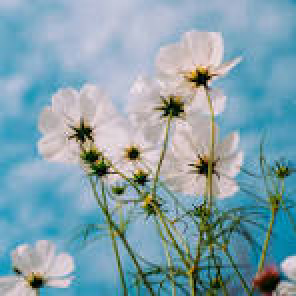
#> input picture images/sample.jpeg, 148 x 148 px (shown 2 times larger)
$ python 10-pyramids.py
#> lines starting #> are read from the running program, lines starting #| are printed output that depends on the picture
import cv2
import numpy as np
import matplotlib.pyplot as plt

def create_gaussian_pyramid(image, levels):
    gaussian_pyramid = [image]
    for i in range(levels):
        image = cv2.pyrDown(image)
        gaussian_pyramid.append(image)
    return gaussian_pyramid

def create_laplacian_pyramid(gaussian_pyramid):
    laplacian_pyramid = [gaussian_pyramid[-1]]
    for i in range(len(gaussian_pyramid) - 1, 0, -1):
        size = (gaussian_pyramid[i-1].shape[1], gaussian_pyramid[i-1].shape[0])
        gaussian_expanded = cv2.pyrUp(gaussian_pyramid[i], dstsize=size)
        laplacian = cv2.subtract(gaussian_pyramid[i-1], gaussian_expanded)
        laplacian_pyramid.append(laplacian)
    return laplacian_pyramid

def show_pyramids(gaussian_pyramid, laplacian_pyramid):
    num_levels = len(gaussian_pyramid)
    plt.figure(figsize=(20, 10))

    for i in range(num_levels):
        # Display Gaussian Pyramid
        plt.subplot(2, num_levels, i + 1)
        plt.imshow(cv2.cvtColor(gaussian_pyramid[i], cv2.COLOR_BGR2RGB))
        plt.title(f'Gaussian Level {i}')
        plt.axis('off')

        # Display Laplacian Pyramid
        plt.subplot(2, num_levels, i + 1 + num_levels)
        laplacian_image = np.clip(laplacian_pyramid[i] + 128, 0, 255).astype(np.uint8)
        plt.imshow(cv2.cvtColor(laplacian_image, cv2.COLOR_BGR2RGB))
        plt.title(f'Laplacian Level {i}')
        plt.axis('off')

    plt.tight_layout()
    plt.show()

def main():
    image_path = "images/sample.jpeg"
    image = cv2.imread(image_path)
#> image is the input picture: shape (148, 148, 3); mean B, G, R 172.6, 161.4, 130.5
    if image is None:
        print("Error: Could not read the image.")
        return

    levels = 6  # Number of levels in the pyramid

    # Create Gaussian Pyramid
    gaussian_pyramid = create_gaussian_pyramid(image, levels)
#> the loop in create_gaussian_pyramid, `for i in range(levels):` made 6 passes
#> pass 1, in create_gaussian_pyramid, `image = cv2.pyrDown(image)`:
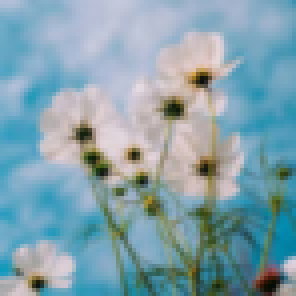
#> image: shape (74, 74, 3) (shown 4 times larger); mean of channels 0, 1, 2 172.9, 161.6, 130.8; drawn as B, G, R
#> pass 2, in create_gaussian_pyramid, `image = cv2.pyrDown(image)`:
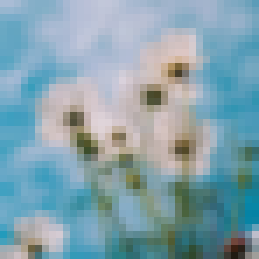
#> image: shape (37, 37, 3) (shown 7 times larger); mean of channels 0, 1, 2 173.5, 162.1, 131.5; drawn as B, G, R
#> after the loop in create_gaussian_pyramid, `for i in range(levels):`: gaussian_pyramid = 7 items
#> gaussian_pyramid = 7 items

    # Create Laplacian Pyramid
    laplacian_pyramid = create_laplacian_pyramid(gaussian_pyramid)
#> the loop in create_laplacian_pyramid, `for i in range(len(gaussian_pyramid) - 1, 0, -1):` made 6 passes
#> (i, size) on passes 1, 2, 3, 5, 6: (6, (5, 5)), (5, (10, 10)), (4, (19, 19)), (2, (74, 74)), (1, (148, 148))
#> size on pass 4: (37, 37)
#> laplacian_pyramid = 7 items

    # Show both pyramids on the same page
    show_pyramids(gaussian_pyramid, laplacian_pyramid)
#> in show_pyramids, `num_levels = len(gaussian_pyramid)`: num_levels = 7
#> after the loop in show_pyramids, `for i in range(num_levels):`:
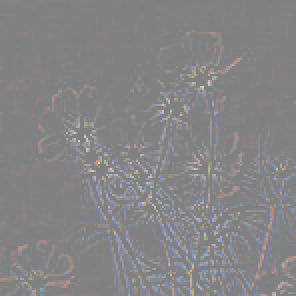
#> laplacian_image: shape (148, 148, 3) (shown 2 times larger); mean of channels 0, 1, 2 133.1, 131.8, 132.5; drawn as B, G, R
#> in show_pyramids, `plt.show()`:
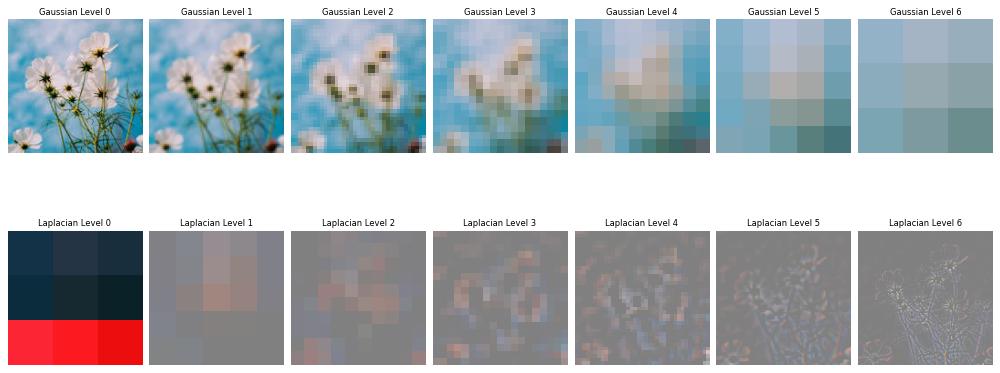
#> figure drawn by matplotlib, 14 panels

if __name__ == "__main__":
    main()
